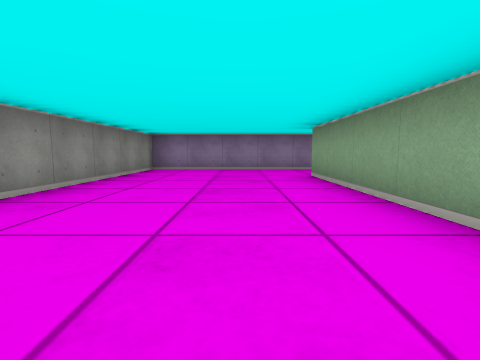
View 1 (above)

21 first-person views from a walk through a cub3D ray-caster map. The camera is about half as high as the walls, tilts 6° down and sees 85° across. The floor is counted in squares. Each view is taken from the middle of a square. On the plan, view 1 faces up. The plan holds only what a view shows up to about 9 squares ahead; the rest is blank.

View 2
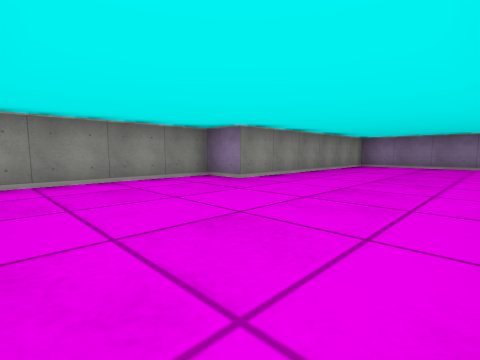

View 3
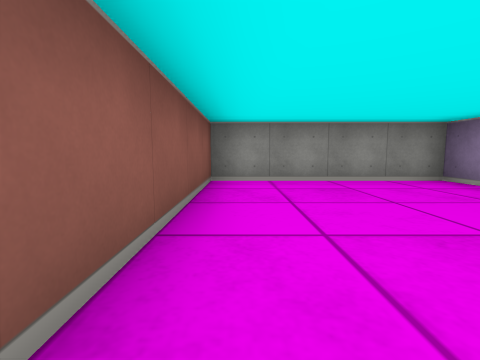

View 4
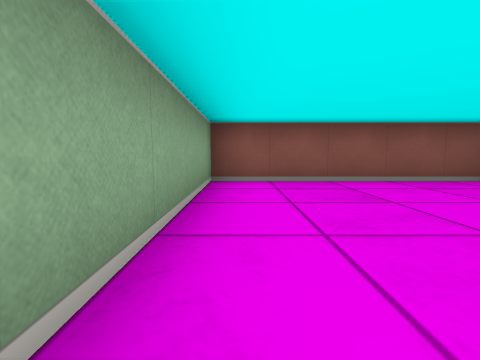

View 5
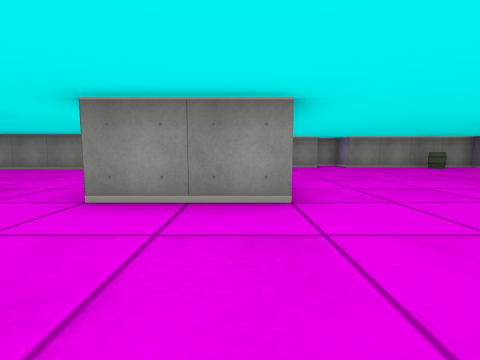

View 6
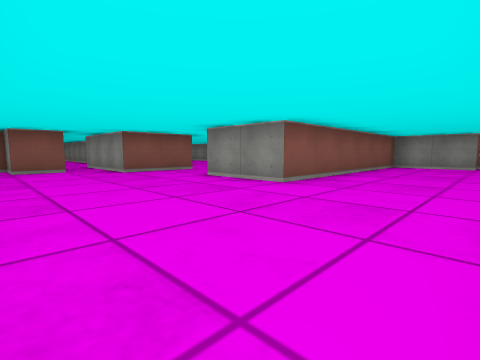

View 7
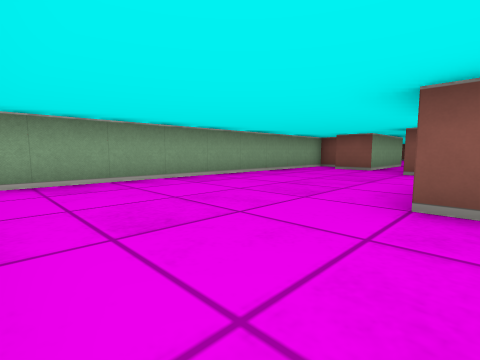

View 8
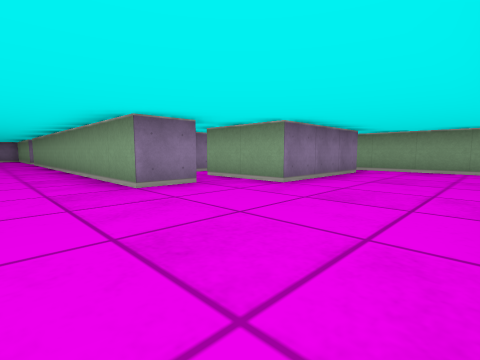

View 9
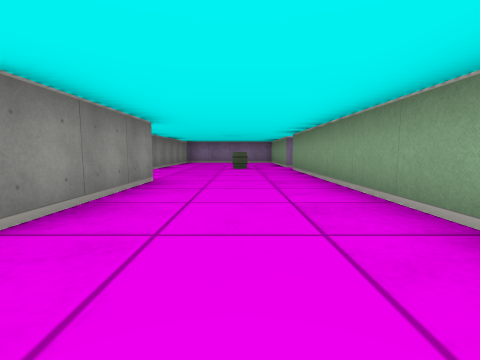

View 10
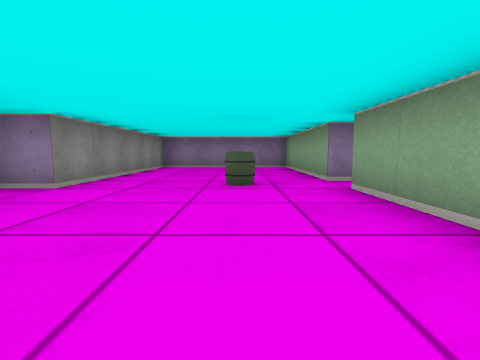

View 11
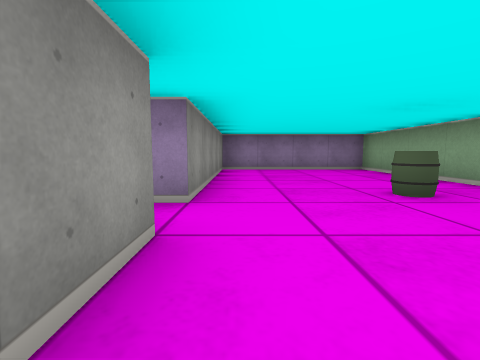

View 12
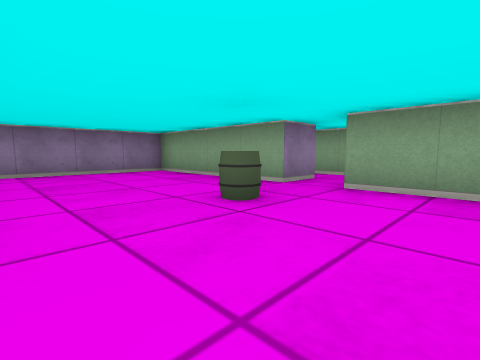

View 13
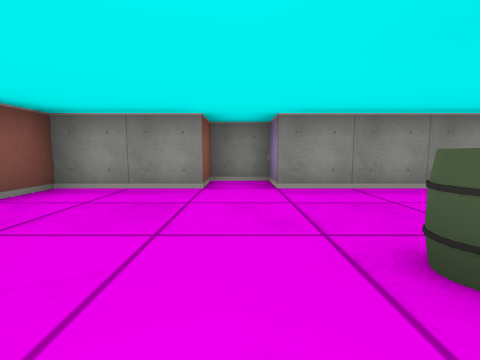

View 14
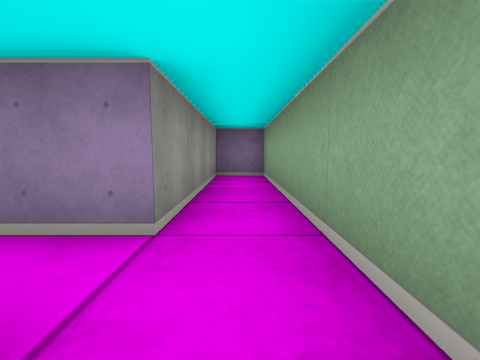

View 15
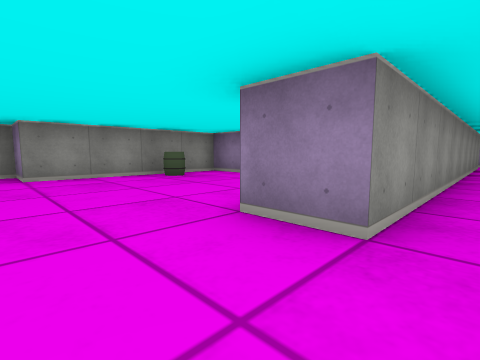

View 16
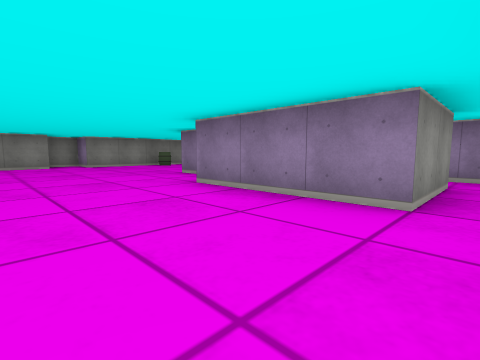

View 17
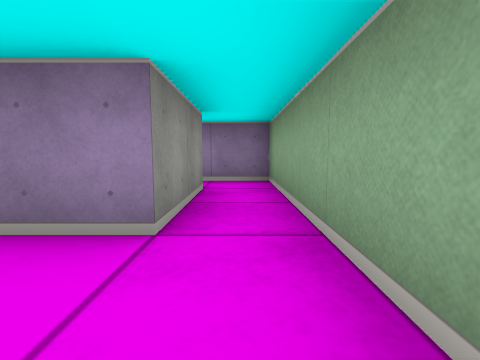

View 18
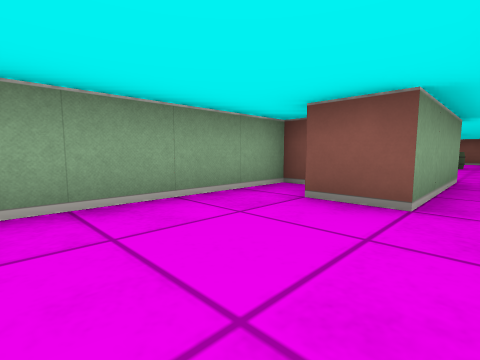

View 19
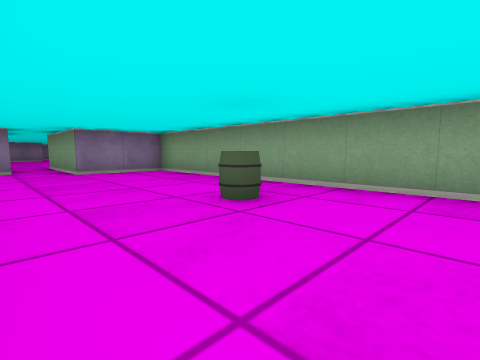

View 20
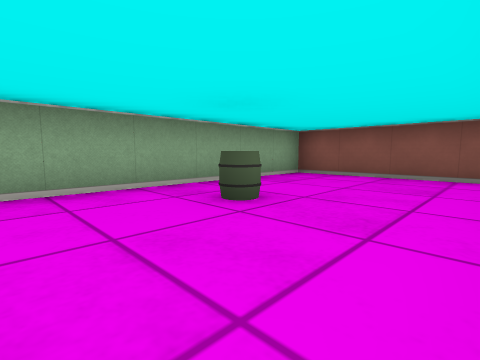

View 21
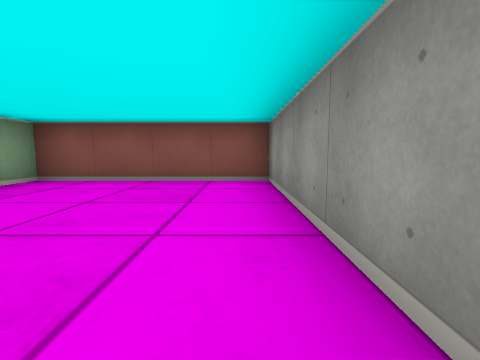

### Floor plan
Ten units are one square. View 1 is at (0, 0); x grows to the right and y downward. Boxes are objects, and circles mark ways between rooms. Rooms are numbered by the first view taken in them; rooms with no view inside come last. Other rooms are left out.
<svg viewBox="-50 -280 120 350">
<path fill="none" stroke="#000" d="M21 -75 -25 -75 -25 -15 -35 -15 -35 25 15 25 15 -55M15 -135 5 -135 5 -225M55 -125 25 -125 25 -135M5 -235 5 -275 -35 -275 -35 -225 -45 -225 -45 -215 -35 -215 -35 -195 -25 -195 -25 -165 -35 -165 -35 -125 -45 -125 -45 -115 -35 -115 -35 -95 25 -95 25 -75M15 -55 35 -55 35 -25M45 -25 45 -45 55 -45 55 -35 65 -35 65 -125M15 -225 15 -135M25 -225 25 -275 15 -275 15 -235 5 -235M25 -135 25 -145M25 25 25 65 65 65 65 -15 45 -15 45 -25M55 -146 55 -125M34 -155 29 -155M65 -125 65 -155 52 -155"/>
<rect x="-35" y="-155" width="10" height="10" fill="#bbb"><title>barrel</title></rect>
<rect x="-15" y="-235" width="10" height="10" fill="#bbb"><title>barrel</title></rect>
<rect x="45" y="25" width="10" height="10" fill="#bbb"><title>barrel</title></rect>
<circle cx="20" cy="-65" r="3" fill="#2a7"/>
<circle cx="10" cy="-230" r="3" fill="#2a7"/>
<circle cx="20" cy="-140" r="3" fill="#2a7"/>
<circle cx="40" cy="-20" r="3" fill="#2a7"/>
<circle cx="60" cy="-135" r="3" fill="#2a7"/>
<circle cx="30" cy="-150" r="3" fill="#2a7"/>
<text x="-10" y="-20">1</text>
<text x="0" y="-150">2</text>
<text x="20" y="-210">3</text>
<text x="40" y="20">4</text>
<text x="50" y="-150">5</text>
</svg>
Room 1 opens to room 2. Room 2 opens to room 3. Room 2 opens to room 4. Room 2 opens to room 5. Room 3 opens to room 5.

Where each view was taken, in squares from view 1:
view 1: 0 up, 0 right, facing up
view 2: 2 down, 1 right, facing up-left
view 3: 2 down, 1 right, facing left
view 4: 2 up, 1 right, facing down
view 5: 9 up, 5 right, facing left
view 6: 12 up, 6 right, facing down-left
view 7: 12 up, 2 right, facing down-right
view 8: 10 up, 1 left, facing up-right
view 9: 15 up, 1 left, facing up
view 10: 19 up, 1 left, facing up
view 11: 20 up, 3 left, facing up
view 12: 21 up, 3 left, facing up-right
view 13: 22 up, 0 right, facing left
view 14: 22 up, 2 right, facing up
view 15: 12 up, 2 right, facing up-left
view 16: 10 up, 6 right, facing up-left
view 17: 11 up, 6 right, facing up
view 18: 7 up, 4 right, facing down-right
view 19: 5 down, 3 right, facing up-right
view 20: 1 down, 3 right, facing down-right
view 21: 2 down, 3 right, facing down
